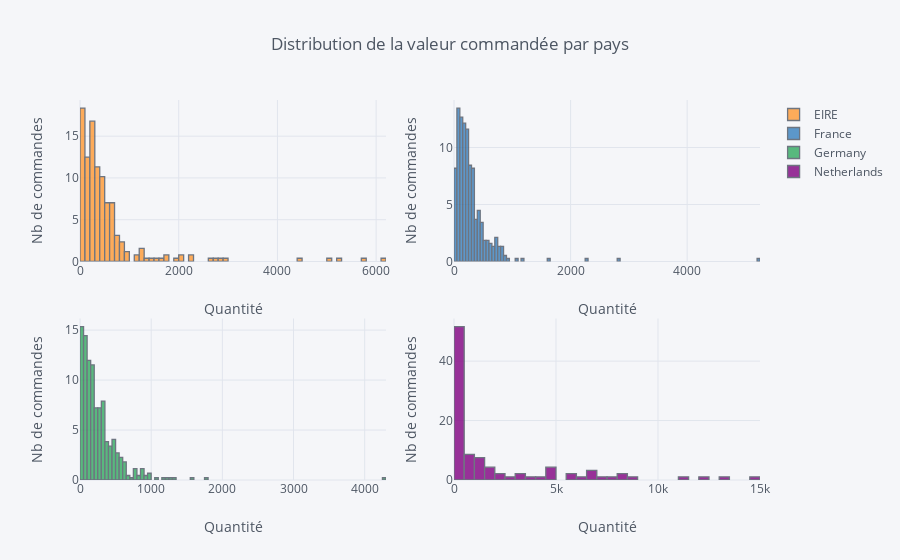

The notebook cell saved with this chart:
### Markdown cell above
## 4. Create a set of interactive histograms showing the distributions of quantity per invoice for the following countries: EIRE, Germany, France, and Netherlands.

### Code cell
Pays = ['EIRE', 'Germany', 'France', 'Netherlands']
QtyPerInvoice = data[data.Country.isin(Pays)].pivot_table(values='Quantity', columns='Country', index="InvoiceNo", aggfunc='sum')
QtyPerInvoice.iplot(kind='hist', histnorm='percent', xTitle='Quantité', subplots=True,
yTitle='Nb de commandes', title='Distribution de la valeur commandée par pays')

### Figure 1 — Plotly figure (JSON) as saved in the notebook; plotly's stock layout.template omitted (floating-point values rounded to 4 significant figures; data arrays with more than 128 entries replaced by an {"elided": "..."} marker saying what was removed)
{"data": [{"histfunc": "count", "histnorm": "percent", "marker": {"color": "rgba(255, 153, 51, 1.0)", "line": {"color": "#4D5663", "width": 1.3}}, "name": "EIRE", "opacity": 0.8, "orientation": "v", "type": "histogram", "uid": "afaece11-0813-4762-82d2-1da0e9fb5ce6", "x": {"elided": "1171 int values"}, "xaxis": "x", "yaxis": "y"}, {"histfunc": "count", "histnorm": "percent", "marker": {"color": "rgba(55, 128, 191, 1.0)", "line": {"color": "#4D5663", "width": 1.3}}, "name": "France", "opacity": 0.8, "orientation": "v", "type": "histogram", "uid": "3471399a-aec4-4ccd-b7e7-ee17d84b49fc", "x": {"elided": "1171 int values"}, "xaxis": "x2", "yaxis": "y2"}, {"histfunc": "count", "histnorm": "percent", "marker": {"color": "rgba(50, 171, 96, 1.0)", "line": {"color": "#4D5663", "width": 1.3}}, "name": "Germany", "opacity": 0.8, "orientation": "v", "type": "histogram", "uid": "2fe9ec3e-32e8-49ec-9de5-cb91cc42ca07", "x": {"elided": "1171 int values"}, "xaxis": "x3", "yaxis": "y3"}, {"histfunc": "count", "histnorm": "percent", "marker": {"color": "rgba(128, 0, 128, 1.0)", "line": {"color": "#4D5663", "width": 1.3}}, "name": "Netherlands", "opacity": 0.8, "orientation": "v", "type": "histogram", "uid": "0704b49c-ea2a-4728-b9fb-c6cec0dc2f14", "x": {"elided": "1171 int values"}, "xaxis": "x4", "yaxis": "y4"}], "layout": {"barmode": "overlay", "legend": {"bgcolor": "#F5F6F9", "font": {"color": "#4D5663"}}, "paper_bgcolor": "#F5F6F9", "plot_bgcolor": "#F5F6F9", "title": {"font": {"color": "#4D5663"}, "text": "Distribution de la valeur commandée par pays"}, "xaxis": {"anchor": "y", "domain": [0, 0.45], "gridcolor": "#E1E5ED", "showgrid": true, "tickfont": {"color": "#4D5663"}, "title": {"font": {"color": "#4D5663"}, "text": "Quantité"}, "zerolinecolor": "#E1E5ED"}, "xaxis2": {"anchor": "y2", "domain": [0.55, 1], "gridcolor": "#E1E5ED", "showgrid": true, "tickfont": {"color": "#4D5663"}, "title": {"font": {"color": "#4D5663"}, "text": "Quantité"}, "zerolinecolor": "#E1E5ED"}, "xaxis3": {"anchor": "y3", "domain": [0, 0.45], "gridcolor": "#E1E5ED", "showgrid": true, "tickfont": {"color": "#4D5663"}, "title": {"font": {"color": "#4D5663"}, "text": "Quantité"}, "zerolinecolor": "#E1E5ED"}, "xaxis4": {"anchor": "y4", "domain": [0.55, 1], "gridcolor": "#E1E5ED", "showgrid": true, "tickfont": {"color": "#4D5663"}, "title": {"font": {"color": "#4D5663"}, "text": "Quantité"}, "zerolinecolor": "#E1E5ED"}, "yaxis": {"anchor": "x", "domain": [0.575, 1], "gridcolor": "#E1E5ED", "showgrid": true, "tickfont": {"color": "#4D5663"}, "title": {"font": {"color": "#4D5663"}, "text": "Nb de commandes"}, "zerolinecolor": "#E1E5ED"}, "yaxis2": {"anchor": "x2", "domain": [0.575, 1], "gridcolor": "#E1E5ED", "showgrid": true, "tickfont": {"color": "#4D5663"}, "title": {"font": {"color": "#4D5663"}, "text": "Nb de commandes"}, "zerolinecolor": "#E1E5ED"}, "yaxis3": {"anchor": "x3", "domain": [0, 0.425], "gridcolor": "#E1E5ED", "showgrid": true, "tickfont": {"color": "#4D5663"}, "title": {"font": {"color": "#4D5663"}, "text": "Nb de commandes"}, "zerolinecolor": "#E1E5ED"}, "yaxis4": {"anchor": "x4", "domain": [0, 0.425], "gridcolor": "#E1E5ED", "showgrid": true, "tickfont": {"color": "#4D5663"}, "title": {"font": {"color": "#4D5663"}, "text": "Nb de commandes"}, "zerolinecolor": "#E1E5ED"}}}
